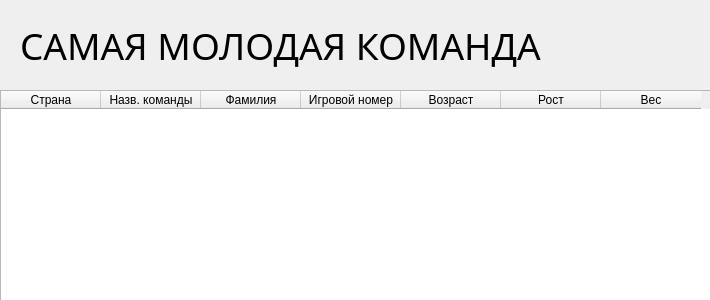
<?xml version="1.0" encoding="UTF-8"?>
<ui version="4.0">
 <class>fourthwindow</class>
 <widget class="QDialog" name="fourthwindow">
  <property name="geometry">
   <rect>
    <x>0</x>
    <y>0</y>
    <width>710</width>
    <height>300</height>
   </rect>
  </property>
  <property name="windowTitle">
   <string>Dialog</string>
  </property>
  <widget class="QTableWidget" name="tableWidget">
   <property name="geometry">
    <rect>
     <x>0</x>
     <y>90</y>
     <width>881</width>
     <height>211</height>
    </rect>
   </property>
   <column>
    <property name="text">
     <string>Страна</string>
    </property>
   </column>
   <column>
    <property name="text">
     <string>Назв. команды</string>
    </property>
   </column>
   <column>
    <property name="text">
     <string>Фамилия</string>
    </property>
   </column>
   <column>
    <property name="text">
     <string>Игровой номер</string>
    </property>
   </column>
   <column>
    <property name="text">
     <string>Возраст</string>
    </property>
   </column>
   <column>
    <property name="text">
     <string>Рост</string>
    </property>
   </column>
   <column>
    <property name="text">
     <string>Вес</string>
    </property>
   </column>
  </widget>
  <widget class="QLabel" name="label">
   <property name="geometry">
    <rect>
     <x>20</x>
     <y>10</y>
     <width>691</width>
     <height>71</height>
    </rect>
   </property>
   <property name="font">
    <font>
     <family>Segoe Print</family>
     <pointsize>28</pointsize>
    </font>
   </property>
   <property name="toolTip">
    <string>&lt;html&gt;&lt;head/&gt;&lt;body&gt;&lt;p&gt;&lt;span style=&quot; font-size:14pt;&quot;&gt;Найти по фамилии&lt;/span&gt;&lt;/p&gt;&lt;/body&gt;&lt;/html&gt;</string>
   </property>
   <property name="whatsThis">
    <string>&lt;html&gt;&lt;head/&gt;&lt;body&gt;&lt;p&gt;&lt;span style=&quot; font-size:14pt;&quot;&gt;Найти по фамилии&lt;/span&gt;&lt;/p&gt;&lt;/body&gt;&lt;/html&gt;</string>
   </property>
   <property name="frameShape">
    <enum>QFrame::NoFrame</enum>
   </property>
   <property name="frameShadow">
    <enum>QFrame::Raised</enum>
   </property>
   <property name="text">
    <string>САМАЯ МОЛОДАЯ КОМАНДА</string>
   </property>
   <property name="textFormat">
    <enum>Qt::RichText</enum>
   </property>
   <property name="scaledContents">
    <bool>false</bool>
   </property>
   <property name="wordWrap">
    <bool>false</bool>
   </property>
  </widget>
 </widget>
 <resources/>
 <connections/>
</ui>
